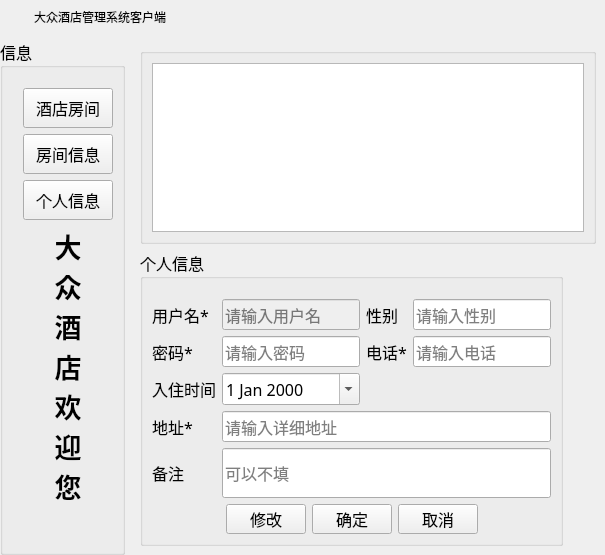
<?xml version="1.0" encoding="UTF-8"?>
<ui version="4.0">
 <class>CustomerWindget</class>
 <widget class="QWidget" name="CustomerWindget">
  <property name="geometry">
   <rect>
    <x>0</x>
    <y>0</y>
    <width>605</width>
    <height>488</height>
   </rect>
  </property>
  <property name="windowTitle">
   <string>Form</string>
  </property>
  <layout class="QVBoxLayout" name="verticalLayout_13">
   <property name="margin">
    <number>0</number>
   </property>
   <item>
    <layout class="QVBoxLayout" name="verticalLayout_12">
     <item>
      <widget class="QWidget" name="widget_title" native="true">
       <property name="sizePolicy">
        <sizepolicy hsizetype="Preferred" vsizetype="Maximum">
         <horstretch>0</horstretch>
         <verstretch>0</verstretch>
        </sizepolicy>
       </property>
       <property name="minimumSize">
        <size>
         <width>100</width>
         <height>33</height>
        </size>
       </property>
       <property name="mouseTracking">
        <bool>false</bool>
       </property>
       <layout class="QHBoxLayout" name="horizontalLayout_5" stretch="0,0,0">
        <property name="spacing">
         <number>4</number>
        </property>
        <property name="sizeConstraint">
         <enum>QLayout::SetNoConstraint</enum>
        </property>
        <property name="margin">
         <number>0</number>
        </property>
        <item>
         <widget class="QLabel" name="lab_Ico">
          <property name="sizePolicy">
           <sizepolicy hsizetype="Minimum" vsizetype="Preferred">
            <horstretch>0</horstretch>
            <verstretch>0</verstretch>
           </sizepolicy>
          </property>
          <property name="minimumSize">
           <size>
            <width>30</width>
            <height>0</height>
           </size>
          </property>
          <property name="text">
           <string/>
          </property>
          <property name="alignment">
           <set>Qt::AlignCenter</set>
          </property>
         </widget>
        </item>
        <item>
         <widget class="QLabel" name="lab_Title">
          <property name="sizePolicy">
           <sizepolicy hsizetype="Expanding" vsizetype="Preferred">
            <horstretch>0</horstretch>
            <verstretch>0</verstretch>
           </sizepolicy>
          </property>
          <property name="styleSheet">
           <string notr="true">font: 10pt &quot;微软雅黑&quot;;</string>
          </property>
          <property name="text">
           <string>大众酒店管理系统客户端</string>
          </property>
          <property name="alignment">
           <set>Qt::AlignLeading|Qt::AlignLeft|Qt::AlignVCenter</set>
          </property>
         </widget>
        </item>
        <item>
         <widget class="QWidget" name="widget_menu" native="true">
          <property name="sizePolicy">
           <sizepolicy hsizetype="Minimum" vsizetype="Preferred">
            <horstretch>0</horstretch>
            <verstretch>0</verstretch>
           </sizepolicy>
          </property>
          <layout class="QHBoxLayout" name="horizontalLayout_6">
           <property name="spacing">
            <number>0</number>
           </property>
           <property name="margin">
            <number>0</number>
           </property>
           <item>
            <widget class="QPushButton" name="btnMenu">
             <property name="sizePolicy">
              <sizepolicy hsizetype="Minimum" vsizetype="Expanding">
               <horstretch>0</horstretch>
               <verstretch>0</verstretch>
              </sizepolicy>
             </property>
             <property name="minimumSize">
              <size>
               <width>31</width>
               <height>0</height>
              </size>
             </property>
             <property name="cursor">
              <cursorShape>ArrowCursor</cursorShape>
             </property>
             <property name="focusPolicy">
              <enum>Qt::NoFocus</enum>
             </property>
             <property name="toolTip">
              <string>菜单</string>
             </property>
             <property name="text">
              <string/>
             </property>
             <property name="flat">
              <bool>true</bool>
             </property>
            </widget>
           </item>
           <item>
            <widget class="QPushButton" name="btnMenu_Min">
             <property name="sizePolicy">
              <sizepolicy hsizetype="Minimum" vsizetype="Expanding">
               <horstretch>0</horstretch>
               <verstretch>0</verstretch>
              </sizepolicy>
             </property>
             <property name="minimumSize">
              <size>
               <width>31</width>
               <height>0</height>
              </size>
             </property>
             <property name="cursor">
              <cursorShape>ArrowCursor</cursorShape>
             </property>
             <property name="focusPolicy">
              <enum>Qt::NoFocus</enum>
             </property>
             <property name="toolTip">
              <string>最小化</string>
             </property>
             <property name="text">
              <string/>
             </property>
             <property name="flat">
              <bool>true</bool>
             </property>
            </widget>
           </item>
           <item>
            <widget class="QPushButton" name="btnMenu_Max">
             <property name="sizePolicy">
              <sizepolicy hsizetype="Minimum" vsizetype="Expanding">
               <horstretch>0</horstretch>
               <verstretch>0</verstretch>
              </sizepolicy>
             </property>
             <property name="minimumSize">
              <size>
               <width>31</width>
               <height>0</height>
              </size>
             </property>
             <property name="cursor">
              <cursorShape>ArrowCursor</cursorShape>
             </property>
             <property name="focusPolicy">
              <enum>Qt::NoFocus</enum>
             </property>
             <property name="toolTip">
              <string>最大化</string>
             </property>
             <property name="text">
              <string/>
             </property>
             <property name="flat">
              <bool>true</bool>
             </property>
            </widget>
           </item>
           <item>
            <widget class="QPushButton" name="btnMenu_Close">
             <property name="sizePolicy">
              <sizepolicy hsizetype="Minimum" vsizetype="Expanding">
               <horstretch>0</horstretch>
               <verstretch>0</verstretch>
              </sizepolicy>
             </property>
             <property name="minimumSize">
              <size>
               <width>40</width>
               <height>0</height>
              </size>
             </property>
             <property name="cursor">
              <cursorShape>ArrowCursor</cursorShape>
             </property>
             <property name="focusPolicy">
              <enum>Qt::NoFocus</enum>
             </property>
             <property name="toolTip">
              <string>关闭</string>
             </property>
             <property name="text">
              <string/>
             </property>
             <property name="flat">
              <bool>true</bool>
             </property>
            </widget>
           </item>
          </layout>
         </widget>
        </item>
       </layout>
      </widget>
     </item>
     <item>
      <layout class="QHBoxLayout" name="horizontalLayout_7">
       <item>
        <spacer name="horizontalSpacer_9">
         <property name="orientation">
          <enum>Qt::Horizontal</enum>
         </property>
         <property name="sizeType">
          <enum>QSizePolicy::Maximum</enum>
         </property>
         <property name="sizeHint" stdset="0">
          <size>
           <width>6</width>
           <height>20</height>
          </size>
         </property>
        </spacer>
       </item>
       <item>
        <layout class="QHBoxLayout" name="horizontalLayout_4">
         <item>
          <widget class="QGroupBox" name="groupBox">
           <property name="font">
            <font>
             <family>楷体</family>
             <pointsize>12</pointsize>
            </font>
           </property>
           <property name="title">
            <string>信息</string>
           </property>
           <layout class="QVBoxLayout" name="verticalLayout_2">
            <property name="leftMargin">
             <number>20</number>
            </property>
            <property name="topMargin">
             <number>20</number>
            </property>
            <item>
             <layout class="QVBoxLayout" name="verticalLayout">
              <item>
               <widget class="QPushButton" name="pbnroomPicture">
                <property name="minimumSize">
                 <size>
                  <width>90</width>
                  <height>40</height>
                 </size>
                </property>
                <property name="cursor">
                 <cursorShape>OpenHandCursor</cursorShape>
                </property>
                <property name="text">
                 <string>酒店房间</string>
                </property>
               </widget>
              </item>
              <item>
               <widget class="QPushButton" name="punroom">
                <property name="minimumSize">
                 <size>
                  <width>90</width>
                  <height>40</height>
                 </size>
                </property>
                <property name="cursor">
                 <cursorShape>OpenHandCursor</cursorShape>
                </property>
                <property name="text">
                 <string>房间信息</string>
                </property>
               </widget>
              </item>
              <item>
               <widget class="QPushButton" name="pbnGuest">
                <property name="minimumSize">
                 <size>
                  <width>90</width>
                  <height>40</height>
                 </size>
                </property>
                <property name="cursor">
                 <cursorShape>OpenHandCursor</cursorShape>
                </property>
                <property name="text">
                 <string>个人信息</string>
                </property>
               </widget>
              </item>
              <item>
               <spacer name="verticalSpacer_2">
                <property name="orientation">
                 <enum>Qt::Vertical</enum>
                </property>
                <property name="sizeType">
                 <enum>QSizePolicy::Maximum</enum>
                </property>
                <property name="sizeHint" stdset="0">
                 <size>
                  <width>28</width>
                  <height>60</height>
                 </size>
                </property>
               </spacer>
              </item>
              <item>
               <widget class="QLabel" name="label_14">
                <property name="font">
                 <font>
                  <pointsize>20</pointsize>
                  <weight>75</weight>
                  <bold>true</bold>
                 </font>
                </property>
                <property name="text">
                 <string>大
众
酒
店
欢
迎
您
</string>
                </property>
                <property name="textFormat">
                 <enum>Qt::PlainText</enum>
                </property>
                <property name="alignment">
                 <set>Qt::AlignCenter</set>
                </property>
               </widget>
              </item>
              <item>
               <spacer name="verticalSpacer">
                <property name="orientation">
                 <enum>Qt::Vertical</enum>
                </property>
                <property name="sizeHint" stdset="0">
                 <size>
                  <width>20</width>
                  <height>40</height>
                 </size>
                </property>
               </spacer>
              </item>
             </layout>
            </item>
           </layout>
          </widget>
         </item>
         <item>
          <widget class="QStackedWidget" name="stackedWidget">
           <property name="currentIndex">
            <number>1</number>
           </property>
           <widget class="QWidget" name="page">
            <layout class="QVBoxLayout" name="verticalLayout_11">
             <item>
              <layout class="QVBoxLayout" name="verticalLayout_5">
               <item>
                <widget class="QGroupBox" name="groupBox_2">
                 <property name="title">
                  <string/>
                 </property>
                 <layout class="QVBoxLayout" name="verticalLayout_3">
                  <item>
                   <widget class="QTableView" name="tableViewRoomInfo"/>
                  </item>
                 </layout>
                </widget>
               </item>
               <item>
                <layout class="QHBoxLayout" name="horizontalLayout">
                 <item>
                  <widget class="QGroupBox" name="groupBox_3">
                   <property name="font">
                    <font>
                     <family>楷体</family>
                     <pointsize>12</pointsize>
                    </font>
                   </property>
                   <property name="title">
                    <string>房间信息</string>
                   </property>
                   <layout class="QVBoxLayout" name="verticalLayout_4">
                    <property name="topMargin">
                     <number>20</number>
                    </property>
                    <item>
                     <layout class="QGridLayout" name="gridLayout">
                      <item row="0" column="0">
                       <widget class="QLabel" name="label">
                        <property name="text">
                         <string>房号</string>
                        </property>
                       </widget>
                      </item>
                      <item row="0" column="1">
                       <widget class="QLineEdit" name="letNo">
                        <property name="placeholderText">
                         <string>请输入房号</string>
                        </property>
                       </widget>
                      </item>
                      <item row="0" column="3">
                       <widget class="QLabel" name="label_4">
                        <property name="text">
                         <string>类型</string>
                        </property>
                       </widget>
                      </item>
                      <item row="1" column="0">
                       <widget class="QLabel" name="label_2">
                        <property name="text">
                         <string>价格</string>
                        </property>
                       </widget>
                      </item>
                      <item row="1" column="1">
                       <widget class="QLineEdit" name="letprice">
                        <property name="enabled">
                         <bool>false</bool>
                        </property>
                        <property name="placeholderText">
                         <string>请输入价格</string>
                        </property>
                       </widget>
                      </item>
                      <item row="1" column="3">
                       <widget class="QLabel" name="label_5">
                        <property name="text">
                         <string>在线支付：</string>
                        </property>
                       </widget>
                      </item>
                      <item row="2" column="0">
                       <widget class="QLabel" name="label_3">
                        <property name="text">
                         <string>起始时间</string>
                        </property>
                       </widget>
                      </item>
                      <item row="2" column="1">
                       <widget class="QDateEdit" name="dateRfrom">
                        <property name="enabled">
                         <bool>false</bool>
                        </property>
                        <property name="calendarPopup">
                         <bool>true</bool>
                        </property>
                       </widget>
                      </item>
                      <item row="2" column="3">
                       <widget class="QLabel" name="label_6">
                        <property name="text">
                         <string>退房时间</string>
                        </property>
                       </widget>
                      </item>
                      <item row="2" column="4" colspan="2">
                       <widget class="QDateEdit" name="dateRto">
                        <property name="calendarPopup">
                         <bool>true</bool>
                        </property>
                       </widget>
                      </item>
                      <item row="3" column="0">
                       <spacer name="horizontalSpacer">
                        <property name="orientation">
                         <enum>Qt::Horizontal</enum>
                        </property>
                        <property name="sizeHint" stdset="0">
                         <size>
                          <width>40</width>
                          <height>20</height>
                         </size>
                        </property>
                       </spacer>
                      </item>
                      <item row="3" column="1">
                       <widget class="QPushButton" name="pbnROK">
                        <property name="sizePolicy">
                         <sizepolicy hsizetype="Maximum" vsizetype="Fixed">
                          <horstretch>0</horstretch>
                          <verstretch>0</verstretch>
                         </sizepolicy>
                        </property>
                        <property name="minimumSize">
                         <size>
                          <width>80</width>
                          <height>30</height>
                         </size>
                        </property>
                        <property name="cursor">
                         <cursorShape>OpenHandCursor</cursorShape>
                        </property>
                        <property name="text">
                         <string>预定</string>
                        </property>
                       </widget>
                      </item>
                      <item row="3" column="3" colspan="2">
                       <widget class="QPushButton" name="pbnRoomCancle">
                        <property name="sizePolicy">
                         <sizepolicy hsizetype="Maximum" vsizetype="Fixed">
                          <horstretch>0</horstretch>
                          <verstretch>0</verstretch>
                         </sizepolicy>
                        </property>
                        <property name="minimumSize">
                         <size>
                          <width>80</width>
                          <height>30</height>
                         </size>
                        </property>
                        <property name="cursor">
                         <cursorShape>OpenHandCursor</cursorShape>
                        </property>
                        <property name="text">
                         <string>取消</string>
                        </property>
                       </widget>
                      </item>
                      <item row="3" column="5">
                       <spacer name="horizontalSpacer_2">
                        <property name="orientation">
                         <enum>Qt::Horizontal</enum>
                        </property>
                        <property name="sizeHint" stdset="0">
                         <size>
                          <width>40</width>
                          <height>20</height>
                         </size>
                        </property>
                       </spacer>
                      </item>
                      <item row="3" column="2">
                       <spacer name="horizontalSpacer_8">
                        <property name="orientation">
                         <enum>Qt::Horizontal</enum>
                        </property>
                        <property name="sizeHint" stdset="0">
                         <size>
                          <width>40</width>
                          <height>20</height>
                         </size>
                        </property>
                       </spacer>
                      </item>
                      <item row="1" column="4">
                       <widget class="QRadioButton" name="radioButtonOk">
                        <property name="text">
                         <string>是</string>
                        </property>
                       </widget>
                      </item>
                      <item row="1" column="5">
                       <widget class="QRadioButton" name="radioButtonNo">
                        <property name="sizePolicy">
                         <sizepolicy hsizetype="Maximum" vsizetype="Fixed">
                          <horstretch>0</horstretch>
                          <verstretch>0</verstretch>
                         </sizepolicy>
                        </property>
                        <property name="text">
                         <string>否</string>
                        </property>
                       </widget>
                      </item>
                      <item row="0" column="4" colspan="2">
                       <widget class="QComboBox" name="comboBoxRoomType">
                        <item>
                         <property name="text">
                          <string>单人间</string>
                         </property>
                        </item>
                        <item>
                         <property name="text">
                          <string>双人间</string>
                         </property>
                        </item>
                        <item>
                         <property name="text">
                          <string>豪华套间</string>
                         </property>
                        </item>
                        <item>
                         <property name="text">
                          <string>总统套间</string>
                         </property>
                        </item>
                       </widget>
                      </item>
                     </layout>
                    </item>
                   </layout>
                  </widget>
                 </item>
                 <item>
                  <spacer name="horizontalSpacer_3">
                   <property name="orientation">
                    <enum>Qt::Horizontal</enum>
                   </property>
                   <property name="sizeHint" stdset="0">
                    <size>
                     <width>40</width>
                     <height>20</height>
                    </size>
                   </property>
                  </spacer>
                 </item>
                </layout>
               </item>
              </layout>
             </item>
            </layout>
           </widget>
           <widget class="QWidget" name="page_2">
            <layout class="QVBoxLayout" name="verticalLayout_10">
             <item>
              <layout class="QVBoxLayout" name="verticalLayout_9">
               <item>
                <widget class="QGroupBox" name="groupBox_4">
                 <property name="font">
                  <font>
                   <family>楷体</family>
                   <pointsize>12</pointsize>
                  </font>
                 </property>
                 <property name="title">
                  <string/>
                 </property>
                 <layout class="QVBoxLayout" name="verticalLayout_6">
                  <item>
                   <widget class="QTableView" name="tableViewCustomeInfo"/>
                  </item>
                 </layout>
                </widget>
               </item>
               <item>
                <layout class="QHBoxLayout" name="horizontalLayout_3">
                 <item>
                  <widget class="QGroupBox" name="groupBox_5">
                   <property name="font">
                    <font>
                     <family>楷体</family>
                     <pointsize>12</pointsize>
                    </font>
                   </property>
                   <property name="title">
                    <string>个人信息</string>
                   </property>
                   <layout class="QVBoxLayout" name="verticalLayout_8">
                    <property name="topMargin">
                     <number>20</number>
                    </property>
                    <item>
                     <layout class="QVBoxLayout" name="verticalLayout_7">
                      <item>
                       <layout class="QGridLayout" name="gridLayout_2">
                        <item row="0" column="0">
                         <widget class="QLabel" name="label_7">
                          <property name="text">
                           <string>用户名*</string>
                          </property>
                         </widget>
                        </item>
                        <item row="0" column="1">
                         <widget class="QLineEdit" name="letusename">
                          <property name="enabled">
                           <bool>false</bool>
                          </property>
                          <property name="placeholderText">
                           <string>请输入用户名</string>
                          </property>
                         </widget>
                        </item>
                        <item row="0" column="2">
                         <widget class="QLabel" name="label_11">
                          <property name="text">
                           <string>性别</string>
                          </property>
                         </widget>
                        </item>
                        <item row="0" column="3">
                         <widget class="QLineEdit" name="letsex">
                          <property name="placeholderText">
                           <string>请输入性别</string>
                          </property>
                         </widget>
                        </item>
                        <item row="1" column="0">
                         <widget class="QLabel" name="label_8">
                          <property name="text">
                           <string>密码*</string>
                          </property>
                         </widget>
                        </item>
                        <item row="1" column="1">
                         <widget class="QLineEdit" name="letpossword">
                          <property name="placeholderText">
                           <string>请输入密码</string>
                          </property>
                         </widget>
                        </item>
                        <item row="1" column="2">
                         <widget class="QLabel" name="label_12">
                          <property name="text">
                           <string>电话*</string>
                          </property>
                         </widget>
                        </item>
                        <item row="1" column="3">
                         <widget class="QLineEdit" name="letphone">
                          <property name="placeholderText">
                           <string>请输入电话</string>
                          </property>
                         </widget>
                        </item>
                        <item row="2" column="2" colspan="2">
                         <spacer name="horizontalSpacer_4">
                          <property name="orientation">
                           <enum>Qt::Horizontal</enum>
                          </property>
                          <property name="sizeHint" stdset="0">
                           <size>
                            <width>40</width>
                            <height>20</height>
                           </size>
                          </property>
                         </spacer>
                        </item>
                        <item row="3" column="0">
                         <widget class="QLabel" name="label_13">
                          <property name="text">
                           <string>地址*</string>
                          </property>
                         </widget>
                        </item>
                        <item row="3" column="1" colspan="3">
                         <widget class="QLineEdit" name="letaddress">
                          <property name="placeholderText">
                           <string>请输入详细地址</string>
                          </property>
                         </widget>
                        </item>
                        <item row="4" column="0">
                         <widget class="QLabel" name="label_10">
                          <property name="text">
                           <string>备注</string>
                          </property>
                         </widget>
                        </item>
                        <item row="4" column="1" colspan="3">
                         <widget class="QLineEdit" name="letGnote">
                          <property name="minimumSize">
                           <size>
                            <width>0</width>
                            <height>50</height>
                           </size>
                          </property>
                          <property name="placeholderText">
                           <string>可以不填</string>
                          </property>
                         </widget>
                        </item>
                        <item row="2" column="0">
                         <widget class="QLabel" name="label_9">
                          <property name="text">
                           <string>入住时间</string>
                          </property>
                         </widget>
                        </item>
                        <item row="2" column="1">
                         <widget class="QDateEdit" name="dateCustomeIn">
                          <property name="enabled">
                           <bool>true</bool>
                          </property>
                          <property name="calendarPopup">
                           <bool>true</bool>
                          </property>
                         </widget>
                        </item>
                       </layout>
                      </item>
                      <item>
                       <layout class="QHBoxLayout" name="horizontalLayout_2">
                        <item>
                         <spacer name="horizontalSpacer_6">
                          <property name="orientation">
                           <enum>Qt::Horizontal</enum>
                          </property>
                          <property name="sizeHint" stdset="0">
                           <size>
                            <width>40</width>
                            <height>20</height>
                           </size>
                          </property>
                         </spacer>
                        </item>
                        <item>
                         <widget class="QPushButton" name="pbnmodify">
                          <property name="minimumSize">
                           <size>
                            <width>80</width>
                            <height>30</height>
                           </size>
                          </property>
                          <property name="cursor">
                           <cursorShape>OpenHandCursor</cursorShape>
                          </property>
                          <property name="text">
                           <string>修改</string>
                          </property>
                         </widget>
                        </item>
                        <item>
                         <widget class="QPushButton" name="pbuModifyOk">
                          <property name="minimumSize">
                           <size>
                            <width>80</width>
                            <height>30</height>
                           </size>
                          </property>
                          <property name="cursor">
                           <cursorShape>OpenHandCursor</cursorShape>
                          </property>
                          <property name="text">
                           <string>确定</string>
                          </property>
                         </widget>
                        </item>
                        <item>
                         <widget class="QPushButton" name="pbnCancle">
                          <property name="minimumSize">
                           <size>
                            <width>80</width>
                            <height>30</height>
                           </size>
                          </property>
                          <property name="cursor">
                           <cursorShape>OpenHandCursor</cursorShape>
                          </property>
                          <property name="text">
                           <string>取消</string>
                          </property>
                         </widget>
                        </item>
                        <item>
                         <spacer name="horizontalSpacer_5">
                          <property name="orientation">
                           <enum>Qt::Horizontal</enum>
                          </property>
                          <property name="sizeHint" stdset="0">
                           <size>
                            <width>40</width>
                            <height>20</height>
                           </size>
                          </property>
                         </spacer>
                        </item>
                       </layout>
                      </item>
                     </layout>
                    </item>
                   </layout>
                  </widget>
                 </item>
                 <item>
                  <spacer name="horizontalSpacer_7">
                   <property name="orientation">
                    <enum>Qt::Horizontal</enum>
                   </property>
                   <property name="sizeHint" stdset="0">
                    <size>
                     <width>40</width>
                     <height>20</height>
                    </size>
                   </property>
                  </spacer>
                 </item>
                </layout>
               </item>
              </layout>
             </item>
            </layout>
           </widget>
          </widget>
         </item>
        </layout>
       </item>
      </layout>
     </item>
    </layout>
   </item>
  </layout>
 </widget>
 <resources/>
 <connections/>
</ui>
